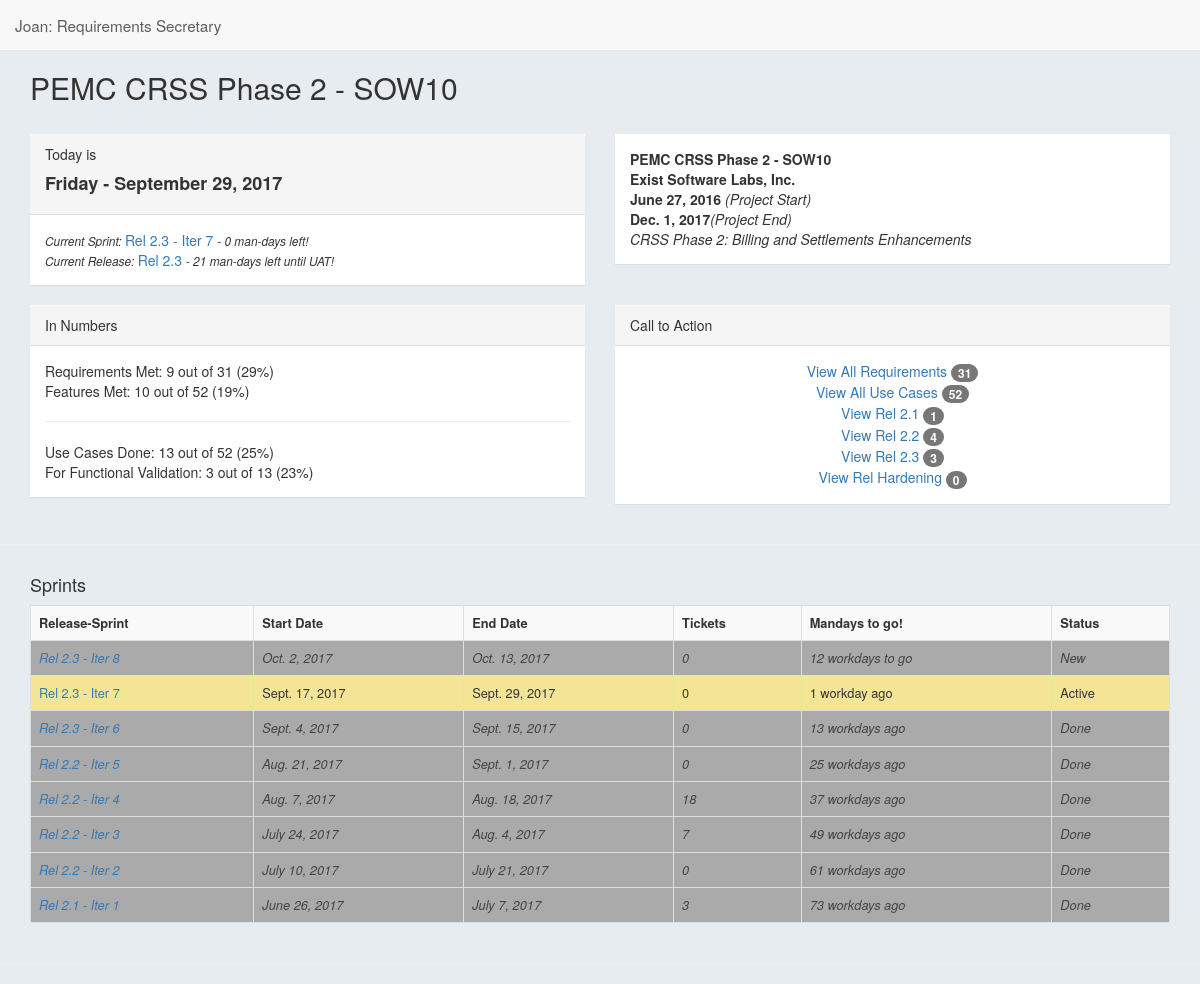
The page /joan/project/1/ on the database its author committed.
### joan/models.py (models this page shows, shortened)
class Project (models.Model):
    project_name = models.CharField(max_length=50,unique = True)
    slug = models.SlugField(max_length=10, null=True,unique=True)
    project_company = models.CharField(max_length=50)
    project_description = models.CharField(max_length=50)
    project_start_date = models.DateField(blank=True,null=True)
    project_end_date = models.DateField(blank=True, null=True)
    created_at = models.DateTimeField(auto_now_add=True,null=True)
    updated_at = models.DateTimeField(auto_now=True,null=True)

class Sprint(models.Model):
    NEW = 'NW'
    ACTIVE = 'AC'
    DONE = 'DO'
    SPRINT_STATUS_CHOICES = (
        (NEW, 'New'),
        (ACTIVE, 'Active'),
        (DONE, 'Done'),
    )
    project = models.ForeignKey(Project, on_delete=models.CASCADE, default=DEFAULT_PROJECT)
    release = models.ForeignKey(Release, on_delete=models.CASCADE, null=True, blank=True)
    sprint_name = models.CharField(max_length=20,blank=True)
    sprint_details = models.CharField(max_length=100,blank=True,null=True)
    sprint_start_date = models.DateField(blank=True, null=True)
    sprint_end_date = models.DateField(blank=True, null=True)
    status = models.CharField(max_length=2,choices=SPRINT_STATUS_CHOICES,default=NEW,)
    created_at = models.DateTimeField(auto_now_add=True,null=True)
    updated_at = models.DateTimeField(auto_now=True,null=True)
    is_accepted = models.BooleanField(default=False)
    def __str__(self):
        return "%s - %s" %(self.release, self.sprint_name)

class Release (models.Model):
    project = models.ForeignKey(Project, on_delete=models.CASCADE, default=DEFAULT_PROJECT)
    release_name = models.CharField(max_length=50)
    release_target_date = models.DateField(blank=True, null=True)
    release_actual_date = models.DateField(blank=True, null=True)
    release_uat_start_date = models.DateField(blank=True, null=True)
    release_uat_end_date = models.DateField(blank=True, null=True)
    release_details = models.CharField(max_length=70,blank=True)
    def __str__(self):
        return "Rel " + self.release_name

### joan/views.py (the view)
# urls.py: url(r'^project/(?P<pk>[a-zA-Z0-9-]+)/$', views.ProjectView.as_view(), name='project'),
class ProjectView(generic.DetailView):
    model = Project
    template_name = 'joan/project.html'
    def get_context_data(self, **kwargs):
        context = super(ProjectView, self).get_context_data(**kwargs)
        current_sprint = Sprint.objects.filter(release__project__id__exact=self.kwargs['pk']).filter(status__exact='AC').get()
        context['current_sprint'] = current_sprint
        context['sprint_man_days_left'] = count_business_days(localtime(now()).date(),current_sprint.sprint_end_date)
        context['release_man_days_left'] = count_business_days(localtime(now()).date(),current_sprint.release.release_uat_start_date)
        context['sprint_list'] = Sprint.objects.filter(release__project__id__exact=self.kwargs['pk']).order_by('-sprint_end_date')
        context['features_count'] = Feature.objects.filter(release__project__id__exact=self.kwargs['pk']).count()
        context['features_done_count'] = Feature.objects.filter(release__project__id__exact=self.kwargs['pk']).filter(status__exact='DO').count()
        context['features_done_percentage'] = percentage(context['features_done_count'],context['features_count'] )
        uc_done_only = Feature.objects.filter(release__project__id__exact=self.kwargs['pk']).filter(status__exact='DU').count()
        context['features_uc_done_count'] = context['features_done_count'] + uc_done_only
        context['features_uc_done_percentage'] = percentage(context['features_uc_done_count'] ,context['features_count'])
        context['features_for_fv_count'] = Feature.objects.filter(release__project__id__exact=self.kwargs['pk']).filter(status__exact='FV').count()
        context['features_for_fv_percentage'] = percentage(context['features_for_fv_count'],context['features_uc_done_count'])
        requirements_count = Requirement.objects.filter(project__id__exact=self.kwargs['pk']).count()
        context['requirements_met_count'] = Requirement.objects.filter(project__id__exact=self.kwargs['pk']).filter(feature__status__exact='DO').distinct().count()
        context['requirements_met_percentage'] = percentage(context['requirements_met_count'],requirements_count)
        return context

### joan/templatetags/extras.py (called while the page is built)
@register.filter(expects_localtime=True)
def count_business_days(to_date):
    from_date = localtime(now()).date()
    try:
        if to_date > from_date:
            day_generator = (from_date + timedelta(x + 1) for x in range((to_date - from_date).days))
            mandays = sum(1 for day in day_generator if day.weekday() <= 5)
            if mandays > 1: return str(mandays)  + " workdays to go"
            else: return str(mandays)  + " workday to go"
        else:
            day_generator = (from_date + timedelta(x + 1) for x in range((from_date - to_date).days))
            mandays = sum(1 for day in day_generator if day.weekday() <= 5) + 1
            if mandays > 1: return str(mandays)  + " workdays ago"
            else: return str(mandays)  + " workday ago"
    except AttributeError:
        return ''

### joan/views.py (called while the page is built)
def count_business_days(from_date, to_date):
    day_generator = (from_date + timedelta(x + 1) for x in range((to_date - from_date).days))
    return sum(1 for day in day_generator if day.weekday() < 5)

def percentage(part, whole):
    try: return "{:.0%}".format(part/whole)
    except: return '0%'

### joan/templates/joan/project.html (shortened to what this page needs)
{% extends 'joan/base.html' %}
{% load extras %}
  {% block pagecontent %}
<div class="container">
  <h2>{{ project.project_name }}</h2>
</div>
<br>
<div class="container">
  <div class="row">
    <div class="col-sm-6">
      <div class="panel panel-default">
        <div class="panel-heading" >
            Today is
            <h4><b>{% now "l - F d, Y"  %}</b></h4>
        </div>
        <div class="panel-body">
            <small><em>Current Sprint: </em></small> <a href="{% url 'joan:sprint' current_sprint.id %}">{{ current_sprint }}</a>
            <small><em> - {{ sprint_man_days_left }} man-days left! </em></small><br>
            <small><em>Current Release: </em></small> <a href="{% url 'joan:release' current_sprint.release.id %}">{{ current_sprint.release }}</a>
            <small><em> - {{ release_man_days_left }} man-days left until UAT! </em></small><br>
        </div>
      </div>
    </div>
    <div class="col-sm-6">
      <div class="panel panel-default">
        <div class="panel-body">
            <b>{{ project.project_name }}</b> <br>
            <b>{{ project.project_company}}</b> <br>
            <b>{{ project.project_start_date }}</b> <em>(Project Start)</em><br>
            <b>{{ project.project_end_date}}</b><em>(Project End)</em><br>
            <em>{{ project.project_description}} </em><br>
        </div>
      </div>
    </div>
</div>
  <div class="row">
    <div class="col-sm-6">
      <div class="panel panel-default">
        <div class="panel-heading" >
          In Numbers
        </div>
        <div class="panel-body">
          Requirements Met: {{ requirements_met_count }} out of {{ project.requirement_set.count }} ({{requirements_met_percentage}})<br>
          Features Met: {{ features_done_count }} out of {{ features_count }} ({{ features_done_percentage }}) <br>
          <hr>
          Use Cases Done: {{ features_uc_done_count }} out of {{ features_count }} ({{ features_uc_done_percentage }})<br>
          For Functional Validation: {{ features_for_fv_count }}  out of {{ features_uc_done_count }}  ({{ features_for_fv_percentage }}) <br>
        </div>
      </div>
    </div>
    <div class="col-sm-6">
      <div class="panel panel-default">
        <div class="panel-heading" >
          Call to Action
        </div>
        <div class="panel-body text-center">
          <a href="{% url 'joan:requirements_list' project.id %}">View All Requirements <span class="badge">{{project.requirement_set.count}}</span></a><br>
          <a href="{% url 'joan:features_list' project.id %}">View All Use Cases <span class="badge">{{ features_count }}</span></a><br>
        {% for release in project.release_set.all %}
          <a href="{% url 'joan:release' release.id %}">View {{ release }} <span class="badge">{{ release.sprint_set.count}}</span> </a><br>
        {% endfor %}
        </div>
      </div>
    </div>
  </div>
  </div>
<hr>
<div class="container horizontal-scroll">
<h4> Sprints</h4>
<table class="table table-striped table-bordered">
  <tr>
    <th> Release-Sprint</th>
    <th> Start Date</th>
    <th> End Date</th>
    <th> Tickets </th>
    <th> Mandays to go!</th>
    <th> Status</th>
  </tr>
  {% for sprint in sprint_list %}
  {% if sprint.status == 'AC' %}
  <tr style="background: #f4e495">
  {% else %}
  <tr style="background: #aaa; font-style: italic; color: #444; font-style: strikethrough">
  {% endif %}
    <td><a href="{% url 'joan:sprint' sprint.id %}">{{ sprint }}</a></td>
    <td>{{ sprint.sprint_start_date }}</td>
    <td>{{ sprint.sprint_end_date }}</td>
    <td> {{ sprint.ticket_set.count }}</td>
    <td> {{ sprint.sprint_end_date|count_business_days}}</td>
    <td>{{ sprint.get_status_display}} </td>
  </tr>
  {% endfor %}
</table>
</div>
<hr>
{% endblock %}

### joan/static/joan/style.css (style rules this page uses)
body { background: #E6ECF0; }
.panel { border-radius: 0; border: none; }
.table tr { font-size: 0.8em; }

### rows shown on the page
Project: project_name "PEMC CRSS Phase 2 - SOW10", project_company "Exist Software Labs, Inc.", project_start_date "June 27, 2016", project_end_date "Dec. 1, 2017", project_description "CRSS Phase 2: Billing and Settlements Enhancements", requirement_set.count "31"
Sprint: release+sprint_name "Rel 2.3 - Iter 7", release "Rel 2.3", sprint_start_date "Sept. 17, 2017", sprint_end_date "Sept. 29, 2017", ticket_set.count "0", sprint_end_date|count_business_days "1 workday ago", status "Active"
Release: release_name "Rel 2.1", sprint_set.count "1"
Release: release_name "Rel 2.2", sprint_set.count "4"
Release: release_name "Rel 2.3", sprint_set.count "3"
Release: release_name "Rel Hardening", sprint_set.count "0"
Sprint: release+sprint_name "Rel 2.3 - Iter 8", sprint_start_date "Oct. 2, 2017", sprint_end_date "Oct. 13, 2017", ticket_set.count "0", sprint_end_date|count_business_days "12 workdays to go", status "New"
Sprint: release+sprint_name "Rel 2.3 - Iter 6", sprint_start_date "Sept. 4, 2017", sprint_end_date "Sept. 15, 2017", ticket_set.count "0", sprint_end_date|count_business_days "13 workdays ago", status "Done"
Sprint: release+sprint_name "Rel 2.2 - Iter 5", sprint_start_date "Aug. 21, 2017", sprint_end_date "Sept. 1, 2017", ticket_set.count "0", sprint_end_date|count_business_days "25 workdays ago", status "Done"
Sprint: release+sprint_name "Rel 2.2 - Iter 4", sprint_start_date "Aug. 7, 2017", sprint_end_date "Aug. 18, 2017", ticket_set.count "18", sprint_end_date|count_business_days "37 workdays ago", status "Done"
Sprint: release+sprint_name "Rel 2.2 - Iter 3", sprint_start_date "July 24, 2017", sprint_end_date "Aug. 4, 2017", ticket_set.count "7", sprint_end_date|count_business_days "49 workdays ago", status "Done"
Sprint: release+sprint_name "Rel 2.2 - Iter 2", sprint_start_date "July 10, 2017", sprint_end_date "July 21, 2017", ticket_set.count "0", sprint_end_date|count_business_days "61 workdays ago", status "Done"
Sprint: release+sprint_name "Rel 2.1 - Iter 1", sprint_start_date "June 26, 2017", sprint_end_date "July 7, 2017", ticket_set.count "3", sprint_end_date|count_business_days "73 workdays ago", status "Done"

### other values the page prints
{{ sprint_man_days_left }} "0"
{{ release_man_days_left }} "21"
{{ requirements_met_count }} "9"
{{ requirements_met_percentage }} "29%"
{{ features_done_count }} "10"
{{ features_count }} "52"
{{ features_done_percentage }} "19%"
{{ features_uc_done_count }} "13"
{{ features_uc_done_percentage }} "25%"
{{ features_for_fv_count }} "3"
{{ features_for_fv_percentage }} "23%"
